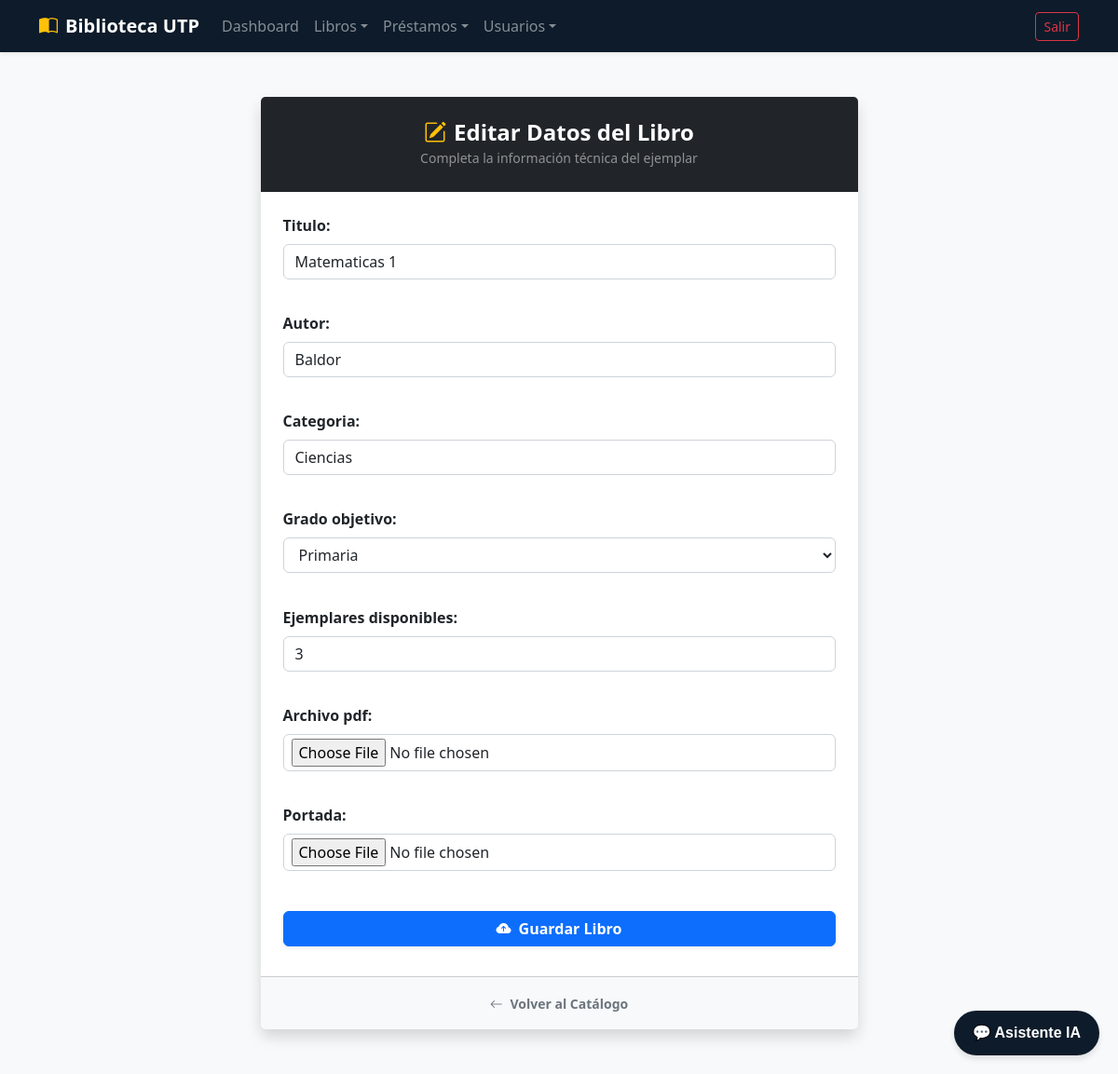
The app's page /libros/editar/1/ (signed in), older data.
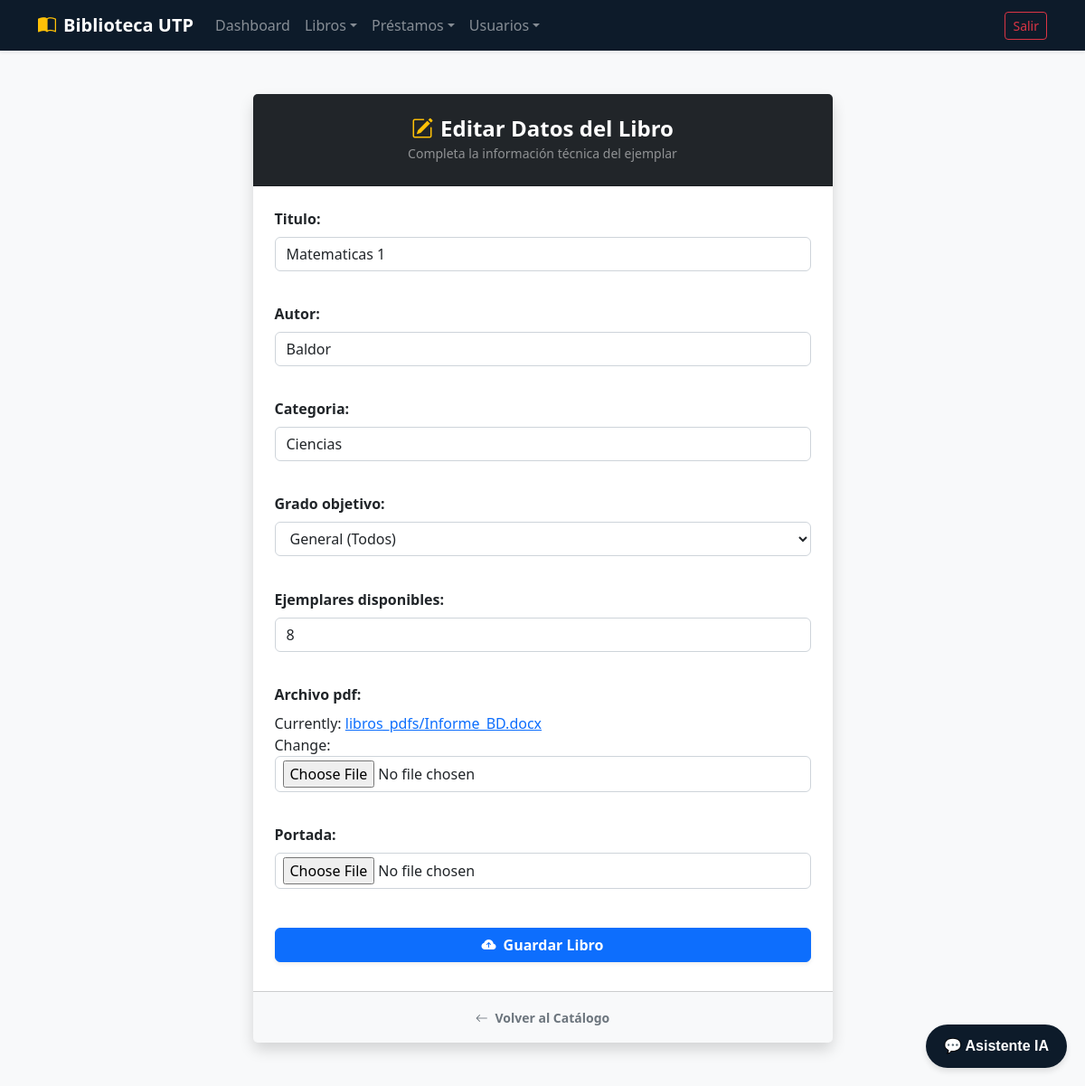
The same page, newer data.
### apps/libros/models.py (models this page shows, shortened)
class Libro(models.Model):
    GRADOS_DESTINO = (
        ('primaria', 'Primaria'),
        ('secundaria', 'Secundaria'),
        ('general', 'General (Todos)'),
    )
    titulo = models.CharField(max_length=200)
    autor = models.CharField(max_length=150)
    categoria = models.CharField(max_length=100)
    archivo_pdf = models.FileField(upload_to='libros_pdfs/') # Para subir el archivo digital
    portada = models.ImageField(upload_to='portadas/', blank=True, null=True)
    grado_objetivo = models.CharField(max_length=20, choices=GRADOS_DESTINO, default='general')
    ejemplares_disponibles = models.PositiveIntegerField(default=1)

### apps/libros/views.py (the view)
# urls.py: path('editar/<int:pk>/', views.LibroUpdateView.as_view(), name='editar'),
class LibroUpdateView(LoginRequiredMixin, BibliotecarioRequiredMixin, UpdateView):
    model = Libro
    form_class = LibroForm
    template_name = 'libros/libro_form.html'
    success_url = reverse_lazy('libros:catalogo')

### apps/libros/forms.py
class LibroForm(forms.ModelForm):
    class Meta:
        model = Libro
        fields = ['titulo', 'autor', 'categoria', 'grado_objetivo', 'ejemplares_disponibles', 'archivo_pdf', 'portada']

### apps/libros/views.py (called while the page is built)
    def test_func(self):
        return self.request.user.is_superuser or self.request.user.rol == 'bibliotecario'

### apps/libros/templates/libros/libro_form.html (shortened to what this page needs)
{% extends 'usuarios/base.html' %}
{% block content %}
<div class="container my-5">
    <div class="row justify-content-center">
        <div class="col-12 col-md-10 col-lg-7">
            <div class="card shadow border-0 rounded-3">
                <div class="card-header bg-dark text-white text-center py-4">
                    <h4 class="fw-bold mb-0">
                        {% if object %}
                            <i class="bi bi-pencil-square me-2 text-warning"></i>Editar Datos del Libro
                        {% else %}
                            <i class="bi bi-journal-plus me-2 text-success"></i>Subir Nuevo Libro
                        {% endif %}
                    </h4>
                    <small class="text-white-50">Completa la información técnica del ejemplar</small>
                </div>
                <div class="card-body p-4">
                    <form method="post" enctype="multipart/form-data" class="needs-validation">
                        <div class="mb-4 d-grid gap-3 book-form-fields">
                            {{ form.as_p }}
                        </div>
                        <button type="submit" class="btn btn-primary w-100 py-2.5 fw-bold shadow-sm mb-2">
                            <i class="bi bi-cloud-arrow-up-fill me-2"></i>Guardar Libro
                        </button>
                    </form>
                </div>
                <div class="card-footer bg-light text-center py-3">
                    <a href="{% url 'libros:catalogo' %}" class="text-decoration-none small fw-semibold text-secondary">
                        <i class="bi bi-arrow-left me-1"></i> Volver al Catálogo
                    </a>
                </div>
            </div>
        </div>
    </div>
</div>
{% endblock %}

Row changes from the older to the newer data that the page shows:
changed Libro "Matematicas 1": grado_objetivo "Primaria" → "General (Todos)"; ejemplares_disponibles "3" → "8"
Text that changed along with them:
text no longer shown: "Titulo: Autor: Categoria: Grado objetivo: Ejemplares disponibles: Archivo pdf: Portada:"
text now shown: "Titulo: Autor: Categoria: Grado objetivo: Ejemplares disponibles: Archivo pdf: Currently: libros_pdfs/Informe_BD.docx Change: Portada:"
